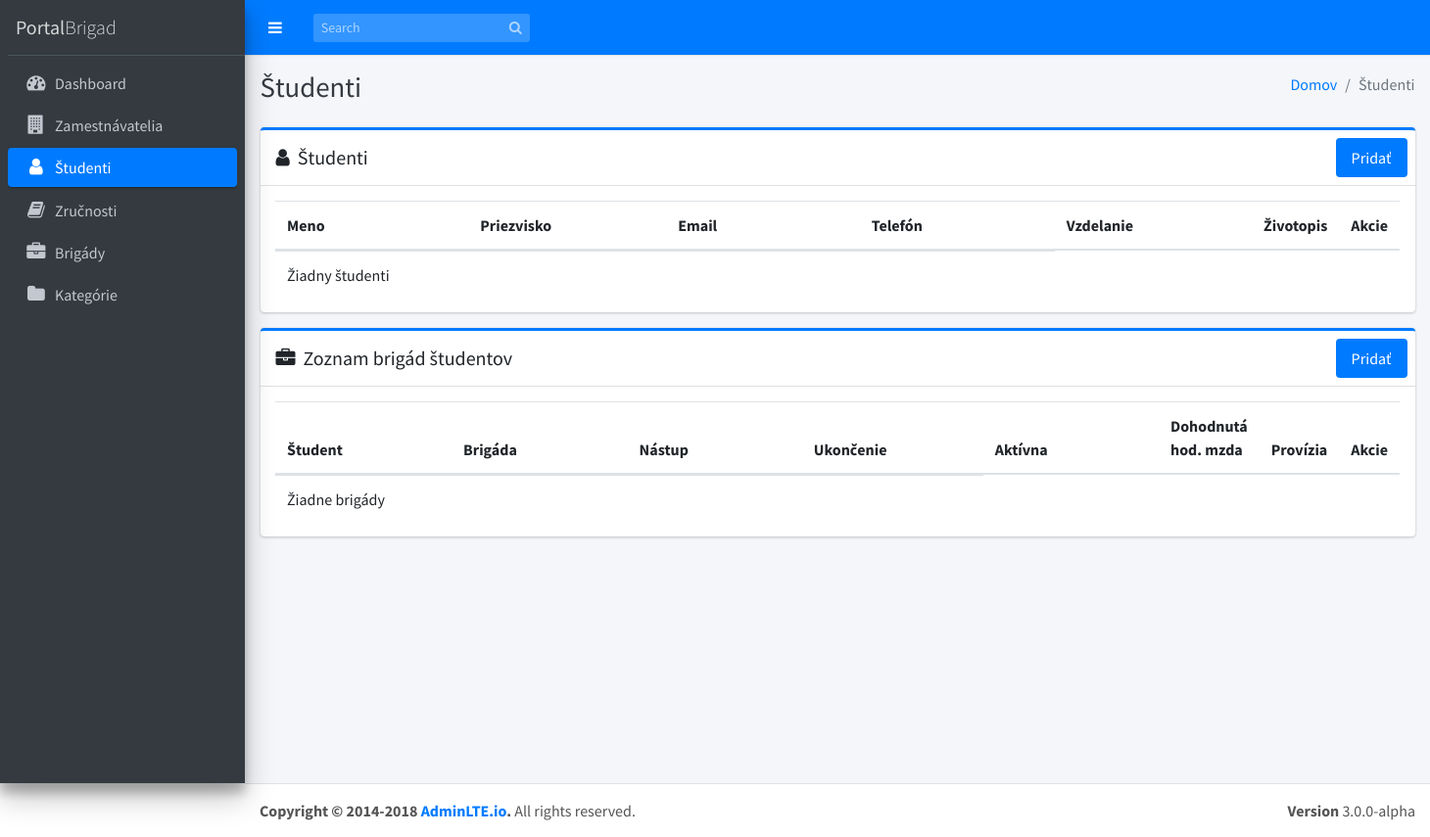
The app's page /index.php/studenti, older data.
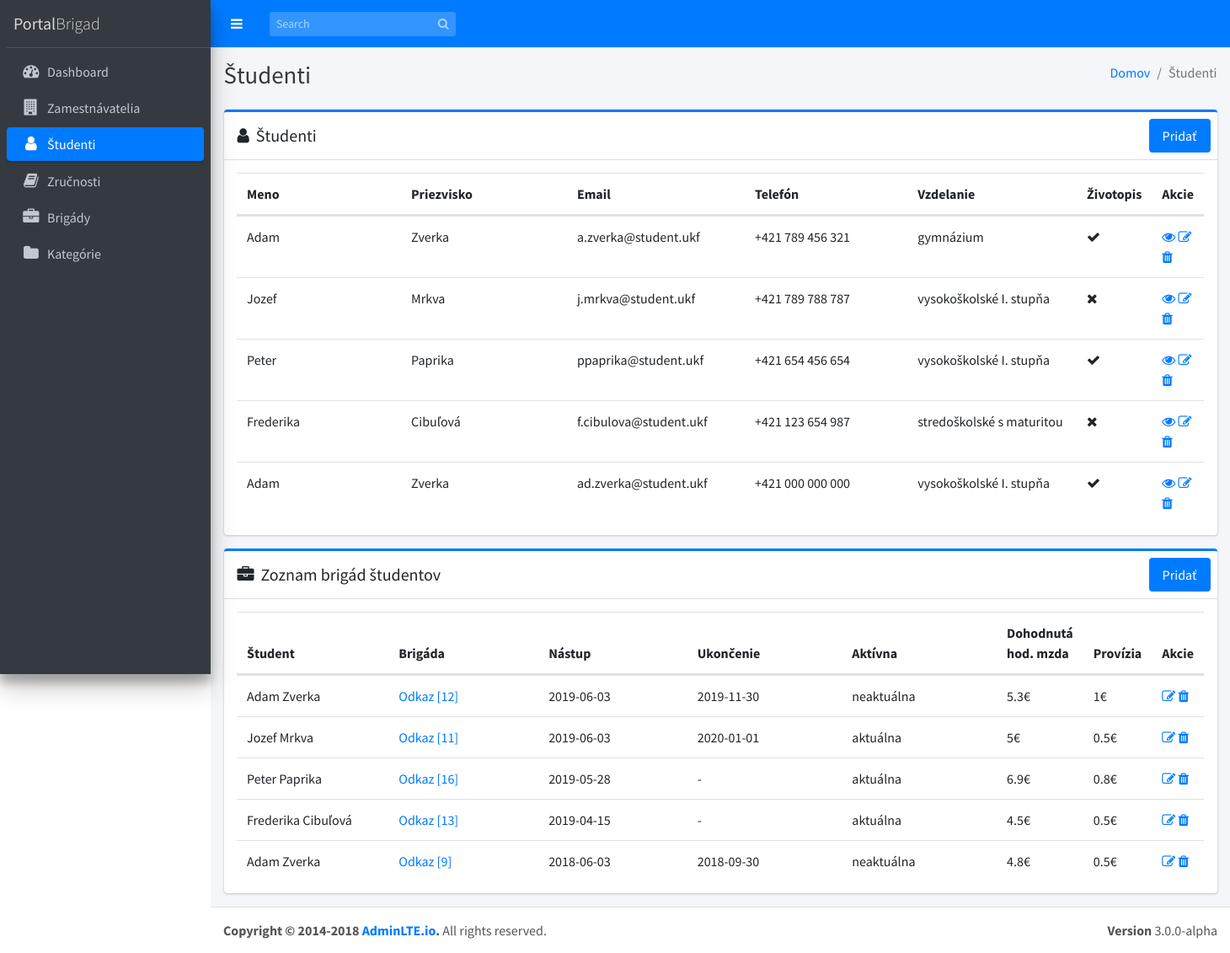
The same page, newer data.
### tables this page shows
CREATE TABLE `studenti` (
  `idstudenti` int(11) NOT NULL,
  `meno` varchar(20) NOT NULL,
  `priezvisko` varchar(20) NOT NULL,
  `email` varchar(30) NOT NULL,
  `telefon` varchar(16) NOT NULL,
  `vzdelanie` varchar(30) NOT NULL,
  `zivotopis` varchar(255) DEFAULT NULL
);

CREATE TABLE `brigady_has_studenti` (
  `id` int(11) NOT NULL,
  `idbrigady` int(11) NOT NULL,
  `idstudenti` int(11) NOT NULL,
  `nastup` date DEFAULT NULL,
  `ukoncenie` date DEFAULT NULL,
  `aktivna` tinyint(1) NOT NULL,
  `doh_hod_mzda` double NOT NULL,
  `provizia` double NOT NULL
);

### application/controllers/Studenti.php (called while the page is built, shortened)
<?php
class Studenti extends CI_Controller
{
  function __construct()
  {
    $this->load->helper('form');
    $this->load->helper('url');
    $this->load->library('form_validation');
    $this->load->model('Student_model');
    $this->load->model('Brigada_student_model');
    $this->load->library('pagination');
  }
  public function index()
  {
    $data = array();
    $data['studenti'] = $this->Student_model->getRows();
    $data['brigady'] = $this->Brigada_student_model->getBrigadyStudentov();
    $data['title'] = 'Študenti | PortalBrigad';
    $this->load->view('templates/header', $data);
    $this->load->view('templates/menu');
    $this->load->view('studenti/index', $data);
    $this->load->view('templates/footer');
  }
}

### index.php (called while the page is built, shortened)
<?php
require_once BASEPATH.'core/CodeIgniter.php';

### application/models/Student_model.php (called while the page is built, shortened)
<?php defined('BASEPATH') or exit('No direct script access allowed');
class Student_model extends CI_Model
{
  function getRows($id = "")
  {
    if (!empty($id)) {
      $query = $this->db->get_where('studenti', array('idstudenti' => $id));
      return $query->row_array();
    } else {
      $query = $this->db->get('studenti');
      return $query->result_array();
    }
  }
}

### application/models/Brigada_student_model.php (called while the page is built, shortened)
<?php defined('BASEPATH') or exit('No direct script access allowed');
class Brigada_student_model extends CI_Model
{
  public function getBrigadyStudentov()
  {
    $this->db->select('CONCAT(studenti.meno, " ", studenti.priezvisko) AS student, id, idbrigady, studenti.idstudenti, nastup, ukoncenie, aktivna, doh_hod_mzda, provizia');
    $this->db->from('brigady_has_studenti');
    $this->db->join('studenti', 'studenti.idstudenti = brigady_has_studenti.idstudenti', 'inner');
    $this->db->group_by('studenti.idstudenti');
    $query = $this->db->get();
    return $query->result_array();
  }
}

### application/views/studenti/index.php (the view, shortened to what this page needs)
<div class="content-wrapper">
  <div class="content-header">
    <div class="container-fluid">
      <div class="row mb-2">
        <div class="col-sm-6">
          <h1 class="m-0 text-dark">Študenti</h1>
        </div>
        <div class="col-sm-6">
          <ol class="breadcrumb float-sm-right">
            <li class="breadcrumb-item"><a href="<?php echo base_url(); ?>">Domov</a></li>
            <li class="breadcrumb-item active">Študenti</li>
          </ol>
        </div>
      </div>
    </div>
  </div>
  <section class="content">
    <div class="container-fluid">
      <div class="row">
        <section class="col-md-12 connectedSortable">
          <div class="card card-primary card-outline">
            <div class="card-header d-flex p-0">
              <h3 class="card-title p-3">
                <i class="fa fa-user mr-1"></i>
                Študenti
              </h3>
              <ul class="nav nav-pills ml-auto p-2">
                <li class="nav-item">
                  <a href="<?php echo site_url('studenti/add/'); ?>" class="nav-link active">Pridať</a>
                </li>
              </ul>
            </div>
            <div class="card-body table-responsive p-2">
              <div id="studentiTable_wrapper" class="dataTables_wrapper container-fluid dt-bootstrap4">
                <div class="row">
                  <div class="col-sm-12"></div>
                </div>
                <div class="row">
                  <div class="col-sm-12">
                    <table id="studentiTable" class="table table-hover dataTable">
                      <thead>
                        <tr>
                          <th width="19%">Meno</th>
                          <th width="19%">Priezvisko</th>
                          <th width="19%">Email</th>
                          <th width="19%">Telefón</th>
                          <th width="19%">Vzdelanie</th>
                          <th width="19%">Životopis</th>
                          <th width="10%">Akcie</th>
                        </tr>
                      </thead>
                      <tbody id="userData">
                        <?php if (!empty($studenti)) : foreach ($studenti as $student) : ?>
                            <tr>
                              <td><?php echo $student['meno']; ?></td>
                              <td><?php echo $student['priezvisko']; ?></td>
                              <td><?php echo $student['email']; ?></td>
                              <td><?php echo $student['telefon']; ?></td>
                              <td><?php echo $student['vzdelanie']; ?></td>
                              <td><?php echo !empty($student['zivotopis']) ? '<i class="fa fa-check mr-1"></i>' : '<i class="fa fa-times mr-1"></i>'; ?></td>
                              <td>
                                <a href="<?php echo site_url('studenti/view/' . $student['idstudenti']); ?>" class="fa fa-eye"></a>
                                <a href="<?php echo site_url('studenti/edit/' . $student['idstudenti']); ?>" class="fa fa-edit"></a>
                                <a href="<?php echo site_url('studenti/delete/' . $student['idstudenti']); ?>" data-href="<?php echo site_url('studenti/delete/' . $student['idstudenti']); ?>" class="fa fa-trash" data-toggle="modal" data-target="#deleteModal"></a>
                              </td>
                            </tr>
                          <?php endforeach;
                      else : ?>
                          <tr>
                            <td colspan="4">Žiadny študenti</td>
                          </tr>
                        <?php endif; ?>
                      </tbody>
                    </table>
                  </div>
                </div>
              </div>
            </div>
          </div>
          <div class="card card-primary card-outline">
            <div class="card-header d-flex p-0">
              <h3 class="card-title p-3">
                <i class="fa fa-briefcase mr-1"></i>
                Zoznam brigád študentov
              </h3>
              <ul class="nav nav-pills ml-auto p-2">
                <li class="nav-item">
                  <a href="<?php echo site_url('brigady/addbrigada/'); ?>" class="nav-link active">Pridať</a>
                </li>
              </ul>
            </div>
            <div class="card-body table-responsive p-2">
              <div id="brigadyStudentiTable_wrapper" class="dataTables_wrapper container-fluid dt-bootstrap4">
                <div class="row">
                  <div class="col-sm-12"></div>
                </div>
                <div class="row">
                  <div class="col-sm-12">
                    <table id="brigadyStudentiTable" class="table table-hover dataTable">
                      <thead>
                        <tr>
                          <th width="19%">Študent</th>
                          <th width="19%">Brigáda</th>
                          <th width="19%">Nástup</th>
                          <th width="19%">Ukončenie</th>
                          <th width="19%">Aktívna</th>
                          <th width="12%">Dohodnutá hod. mzda</th>
                          <th width="19%">Provízia</th>
                          <th width="10%">Akcie</th>
                        </tr>
                      </thead>
                      <tbody id="userData">
                        <?php if (!empty($brigady)) : foreach ($brigady as $brigada) : ?>
                            <tr>
                              <td><?php echo $brigada['student']; ?></td>
                              <td><a href="<?php echo site_url('brigady/view/' . $brigada['idbrigady']); ?>">Odkaz [<?php echo $brigada['idbrigady']; ?>]</a></td>
                              <td><?php echo !empty($brigada['nastup']) ? $brigada['nastup'] : '-'; ?></td>
                              <td><?php echo !empty($brigada['ukoncenie']) ? $brigada['ukoncenie'] : '-'; ?></td>
                              <td><?php if ($brigada['aktivna'] == 1) {
                                    echo 'aktuálna';
                                  } else {
                                    echo 'neaktuálna';
                                  } ?>
                              </td>
                              <td><?php echo $brigada['doh_hod_mzda'] . '€'; ?></td>
                              <td><?php echo $brigada['provizia'] . '€'; ?></td>
                              <td>
                                <a href="<?php echo site_url('brigady/editbrigada/' . $brigada['id']); ?>" class="fa fa-edit"></a>
                                <a href="<?php echo site_url('brigady/deletebrigada/' . $brigada['id']); ?>" data-href="<?php echo site_url('brigady/deletebrigada/' . $brigada['id']); ?>" class="fa fa-trash" data-toggle="modal" data-target="#deleteModal"></a>
                              </td>
                            </tr>
                          <?php endforeach;
                      else : ?>
                          <tr>
                            <td colspan="4">Žiadne brigády</td>
                          </tr>
                        <?php endif; ?>
                      </tbody>
                    </table>
                  </div>
                </div>
              </div>
            </div>
          </div>
        </section>
      </div>
    </div>
</div>
</div>

### application/views/templates/header.php (shortened to what this page needs)
<!DOCTYPE html>
<html>
<head>
	<link rel="stylesheet" href="https://maxcdn.bootstrapcdn.com/font-awesome/4.2.0/css/font-awesome.min.css" />
	<link rel="stylesheet" href="<?php echo base_url(); ?>assets/dist/css/adminlte.min.css" />
	<link rel="stylesheet" href="<?php echo base_url(); ?>assets/plugins/morris/morris.css" />
	<link rel="stylesheet" href="<?php echo base_url(); ?>assets/plugins/datatables/dataTables.bootstrap4.min.css" />
</head>
<body class="hold-transition sidebar-mini">
	<div class="wrapper">

### application/views/templates/menu.php (shortened to what this page needs)
<nav class="main-header navbar navbar-expand bg-primary navbar-dark border-bottom">
	<ul class="navbar-nav">
		<li class="nav-item">
			<a class="nav-link" data-widget="pushmenu" href="#"><i class="fa fa-bars"></i></a>
		</li>
	</ul>
	<form class="form-inline ml-3">
		<div class="input-group input-group-sm">
			<input class="form-control form-control-navbar" type="search" placeholder="Search" aria-label="Search" />
			<div class="input-group-append">
				<button class="btn btn-navbar" type="submit">
					<i class="fa fa-search"></i>
				</button>
			</div>
		</div>
	</form>
</nav>
<aside class="main-sidebar sidebar-dark-primary elevation-4">
	<a href="<?php echo site_url('/') ?>" class="brand-link ml-2">
		<span class="brand-text font-weight-heavy">Portal</span><span class="brand-text font-weight-light">Brigad</span>
	</a>
	<div class="sidebar">
		<nav class="mt-2">
			<?php $active = $this->uri->segment(1); ?>
			<ul class="nav nav-pills nav-sidebar flex-column" data-widget="treeview" role="menu" data-accordion="false">
				<li class="nav-item">
					<a href="<?php echo site_url('/') ?>" class="nav-link <?php if ($active == '') echo 'active'; ?>">
						<i class=" nav-icon fa fa-dashboard"></i>
						<p>
							Dashboard
						</p>
					</a>
				</li>
				<li class="nav-item">
					<a href="<?php echo site_url('zamestnavatelia/'); ?>" class="nav-link <?php if ($active == 'zamestnavatelia') echo 'active'; ?>">
						<i class="nav-icon fa fa-building"></i>
						<p>
							Zamestnávatelia
						</p>
					</a>
				</li>
				<li class="nav-item">
					<a href="<?php echo site_url('studenti/'); ?>" class="nav-link <?php if ($active == 'studenti') echo 'active'; ?>">
						<i class="nav-icon fa fa-user"></i>
						<p>
							Študenti
						</p>
					</a>
				</li>
				<li class="nav-item">
					<a href="<?php echo site_url('zrucnosti/'); ?>" class="nav-link <?php if ($active == 'zrucnosti') echo 'active'; ?>">
						<i class="nav-icon fa fa-book"></i>
						<p>
							Zručnosti
						</p>
					</a>
				</li>
				<li class="nav-item">
					<a href="<?php echo site_url('brigady/'); ?>" class="nav-link <?php if ($active == 'brigady') echo 'active'; ?>">
						<i class="nav-icon fa fa-briefcase"></i>
						<p>
							Brigády
						</p>
					</a>
				</li>
				<li class="nav-item">
					<a href="<?php echo site_url('kategorie/'); ?>" class="nav-link <?php if ($active == 'kategorie') echo 'active'; ?>">
						<i class="nav-icon fa fa-folder"></i>
						<p>
							Kategórie
						</p>
					</a>
				</li>
			</ul>
		</nav>
	</div>
</aside>

### application/views/templates/footer.php (shortened to what this page needs)
<footer class="main-footer">
	<strong>Copyright &copy; 2014-2018
		<a href="http://adminlte.io">AdminLTE.io</a>.</strong>
	All rights reserved.
	<div class="float-right d-none d-sm-inline-block">
		<b>Version</b> 3.0.0-alpha
	</div>
</footer>
</body>
</html>

Row changes from the older to the newer data that the page shows:
added studenti: meno "Adam", priezvisko "Zverka", email "a.zverka@student.ukf", telefon "+421 789 456 321", vzdelanie "gymnázium", zivotopis "zivotopis.pdf" (drawn)
added studenti: meno "Jozef", priezvisko "Mrkva", email "j.mrkva@student.ukf", telefon "+421 789 788 787", vzdelanie "vysokoškolské I. stupňa"
added studenti: meno "Peter", priezvisko "Paprika", email "ppaprika@student.ukf", telefon "+421 654 456 654", vzdelanie "vysokoškolské I. stupňa", zivotopis "zivotopis.pdf" (drawn)
added studenti: meno "Frederika", priezvisko "Cibuľová", email "f.cibulova@student.ukf", telefon "+421 123 654 987", vzdelanie "stredoškolské s maturitou"
added studenti: meno "Adam", priezvisko "Zverka", email "ad.zverka@student.ukf", telefon "+421 000 000 000", vzdelanie "vysokoškolské I. stupňa", zivotopis "zivotopis.pdf" (drawn)
added brigady_has_studenti: student "Adam Zverka", idbrigady "12", nastup "2019-06-03", ukoncenie "2019-11-30", aktivna "neaktuálna", doh_hod_mzda "5.3", provizia "1"
added brigady_has_studenti: student "Jozef Mrkva", idbrigady "11", nastup "2019-06-03", ukoncenie "2020-01-01", aktivna "aktuálna", doh_hod_mzda "5", provizia "0.5"
added brigady_has_studenti: student "Peter Paprika", idbrigady "16", nastup "2019-05-28", aktivna "aktuálna", doh_hod_mzda "6.9", provizia "0.8"
added brigady_has_studenti: student "Frederika Cibuľová", idbrigady "13", nastup "2019-04-15", aktivna "aktuálna", doh_hod_mzda "4.5", provizia "0.5"
added brigady_has_studenti: student "Adam Zverka", idbrigady "9", nastup "2018-06-03", ukoncenie "2018-09-30", aktivna "neaktuálna", doh_hod_mzda "4.8", provizia "0.5"
Text that changed along with them:
text no longer shown: "Žiadny študenti Žiadne brigády"
